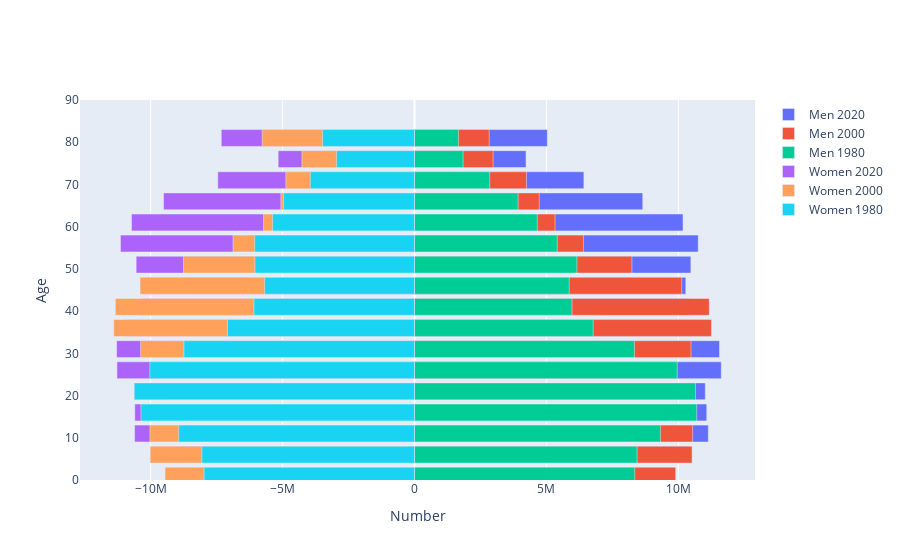
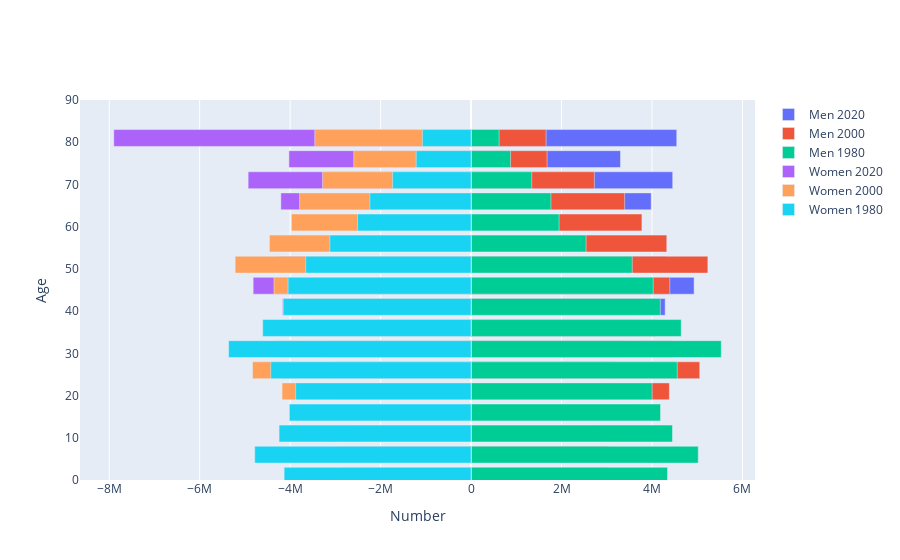
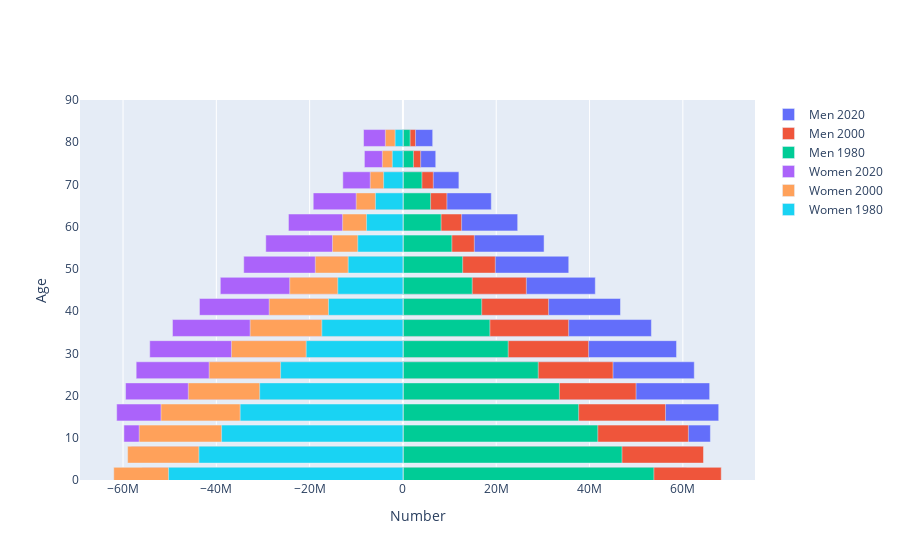

The notebook cell these images were saved under, in order:
### Markdown cell above
#### [Deliverable #B] Population Pyramids

### Code cell
age_ranges = []


py.init_notebook_mode(connected=True)

layout = go.Layout(barmode='overlay',
                   yaxis=go.layout.YAxis(range=[0, 90], title='Age'),
                   xaxis=go.layout.XAxis(title='Number'))

for i in range(0,80,5):
    age_ranges.append(f"{i:02d}"+f"{i+4:02d}")

age_ranges.append("80UP")

male_variables = {"SP.POP."+age_range+".MA":"Males "+age_range for age_range in age_ranges}
female_variables = {"SP.POP."+age_range+".FE":"Females "+age_range for age_range in age_ranges}

variables = male_variables
variables.update(female_variables)

def fun(country):
    df = wbdata.get_dataframe(variables,country=country)
    #print(df.query("date=='2020'").sum(axis=0))
    years = range(2020,1960,-20)

    # This makes a list of graphs, year by year
    bins = [go.Bar(x = df.loc[str(year),:].filter(regex="Male").values,
                   y = [int(s[:2])+1 for s in age_ranges],
                   orientation='h',
                   name='Men {:d}'.format(year),
                   hoverinfo='skip'
                  )
            for year in years]
          
    bins += [go.Bar(x = -df.loc[str(year),:].filter(regex="Female").values,
                    y=[int(s[:2])+1 for s in age_ranges],
                    orientation='h',
                    name='Women {:d}'.format(year),
                    hoverinfo='skip',
               )
             for year in years]
    return py.iplot(dict(data=bins, layout=layout))
fun("USA"), fun("JPN"), fun("IND")

### Figure 1 — Plotly figure (JSON) as saved in the notebook; plotly's stock layout.template omitted (floating-point values rounded to 4 significant figures)
{"data": [{"hoverinfo": "skip", "name": "Men 2020", "orientation": "h", "type": "bar", "x": [9852037, 10415215, 11134524, 11074742, 11019123, 11624147, 11558689, 11181191, 10435225, 10279751, 10472749, 10752175, 10175477, 8649632, 6418498, 4226158, 5034000], "y": [1, 6, 11, 16, 21, 26, 31, 36, 41, 46, 51, 56, 61, 66, 71, 76, 81]}, {"hoverinfo": "skip", "name": "Men 2000", "orientation": "h", "type": "bar", "x": [9898444, 10518857, 10540099, 10396671, 9868389, 9908320, 10477974, 11254467, 11169258, 10126185, 8238831, 6406275, 5326262, 4727958, 4243883, 2977707, 2831115], "y": [1, 6, 11, 16, 21, 26, 31, 36, 41, 46, 51, 56, 61, 66, 71, 76, 81]}, {"hoverinfo": "skip", "name": "Men 1980", "orientation": "h", "type": "bar", "x": [8345267, 8434806, 9318722, 10694760, 10646085, 9956338, 8335211, 6771445, 5969438, 5863150, 6154281, 5408826, 4651481, 3925982, 2850548, 1840663, 1664605], "y": [1, 6, 11, 16, 21, 26, 31, 36, 41, 46, 51, 56, 61, 66, 71, 76, 81]}, {"hoverinfo": "skip", "name": "Women 2020", "orientation": "h", "type": "bar", "x": [-9417512, -9939051, -10606984, -10599835, -10598207, -11275655, -11286312, -10952602, -10376717, -10278884, -10547806, -11141839, -10723886, -9509351, -7454420, -5166090, -7322597], "y": [1, 6, 11, 16, 21, 26, 31, 36, 41, 46, 51, 56, 61, 66, 71, 76, 81]}, {"hoverinfo": "skip", "name": "Women 2000", "orientation": "h", "type": "bar", "x": [-9452765, -10018506, -10025765, -9789863, -9440228, -9687313, -10378827, -11396616, -11335678, -10400031, -8754367, -6876681, -5720017, -5063828, -4874468, -4264887, -5771874], "y": [1, 6, 11, 16, 21, 26, 31, 36, 41, 46, 51, 56, 61, 66, 71, 76, 81]}, {"hoverinfo": "skip", "name": "Women 1980", "orientation": "h", "type": "bar", "x": [-7973204, -8056305, -8935016, -10366267, -10621192, -10030113, -8736416, -7088507, -6082404, -5677803, -6046650, -6055617, -5377922, -4960979, -3948229, -2951530, -3485241], "y": [1, 6, 11, 16, 21, 26, 31, 36, 41, 46, 51, 56, 61, 66, 71, 76, 81]}], "layout": {"barmode": "overlay", "xaxis": {"title": {"text": "Number"}}, "yaxis": {"range": [0, 90], "title": {"text": "Age"}}}}

### Figure 2 — Plotly figure (JSON) as saved in the notebook; plotly's stock layout.template omitted (floating-point values rounded to 4 significant figures)
{"data": [{"hoverinfo": "skip", "name": "Men 2020", "orientation": "h", "type": "bar", "x": [2284879, 2625371, 2783159, 2943234, 3110606, 3148065, 3353821, 3673190, 4290148, 4930324, 4316656, 3955075, 3672502, 3981641, 4457166, 3302958, 4546804], "y": [1, 6, 11, 16, 21, 26, 31, 36, 41, 46, 51, 56, 61, 66, 71, 76, 81]}, {"hoverinfo": "skip", "name": "Men 2000", "orientation": "h", "type": "bar", "x": [3003843, 3033523, 3276693, 3714694, 4383588, 5055504, 4447878, 4105435, 3915295, 4392986, 5234513, 4326537, 3777204, 3394437, 2726136, 1679972, 1658472], "y": [1, 6, 11, 16, 21, 26, 31, 36, 41, 46, 51, 56, 61, 66, 71, 76, 81]}, {"hoverinfo": "skip", "name": "Men 1980", "orientation": "h", "type": "bar", "x": [4341896, 5022119, 4452146, 4188326, 4003297, 4558299, 5530507, 4645839, 4183613, 4026799, 3563637, 2542497, 1945234, 1764403, 1340634, 872456, 619248], "y": [1, 6, 11, 16, 21, 26, 31, 36, 41, 46, 51, 56, 61, 66, 71, 76, 81]}, {"hoverinfo": "skip", "name": "Women 2020", "orientation": "h", "type": "bar", "x": [-2184919, -2507133, -2659429, -2807464, -2975536, -2995683, -3215782, -3563080, -4168331, -4818401, -4259599, -3934988, -3731605, -4205901, -4929367, -4027886, -7900294], "y": [1, 6, 11, 16, 21, 26, 31, 36, 41, 46, 51, 56, 61, 66, 71, 76, 81]}, {"hoverinfo": "skip", "name": "Women 2000", "orientation": "h", "type": "bar", "x": [-2873014, -2904431, -3138986, -3549810, -4179546, -4832694, -4290827, -3984777, -3832098, -4358073, -5216092, -4458319, -3972388, -3790787, -3283876, -2594112, -3456462], "y": [1, 6, 11, 16, 21, 26, 31, 36, 41, 46, 51, 56, 61, 66, 71, 76, 81]}, {"hoverinfo": "skip", "name": "Women 1980", "orientation": "h", "type": "bar", "x": [-4133476, -4783696, -4245161, -4018244, -3878547, -4428831, -5360805, -4607535, -4149064, -4046464, -3656834, -3122145, -2510434, -2239112, -1736072, -1213596, -1076035], "y": [1, 6, 11, 16, 21, 26, 31, 36, 41, 46, 51, 56, 61, 66, 71, 76, 81]}], "layout": {"barmode": "overlay", "xaxis": {"title": {"text": "Number"}}, "yaxis": {"range": [0, 90], "title": {"text": "Age"}}}}

### Figure 3 — Plotly figure (JSON) as saved in the notebook; plotly's stock layout.template omitted (floating-point values rounded to 4 significant figures)
{"data": [{"hoverinfo": "skip", "name": "Men 2020", "orientation": "h", "type": "bar", "x": [60771735, 63921193, 65906417, 67689391, 65745248, 62448056, 58647559, 53259451, 46635684, 41235304, 35543107, 30253405, 24594476, 18942792, 11995529, 7031714, 6376390], "y": [1, 6, 11, 16, 21, 26, 31, 36, 41, 46, 51, 56, 61, 66, 71, 76, 81]}, {"hoverinfo": "skip", "name": "Men 2000", "orientation": "h", "type": "bar", "x": [68232005, 64429036, 61193295, 56280636, 49970630, 45030641, 39795717, 35518381, 31220826, 26454908, 19799857, 15304864, 12572817, 9423233, 6508084, 3795007, 2693647], "y": [1, 6, 11, 16, 21, 26, 31, 36, 41, 46, 51, 56, 61, 66, 71, 76, 81]}, {"hoverinfo": "skip", "name": "Men 1980", "orientation": "h", "type": "bar", "x": [53787085, 46954924, 41762590, 37662851, 33539118, 29004364, 22564514, 18635081, 16882684, 14850780, 12799079, 10479785, 8176855, 5926583, 4062973, 2250373, 1535691], "y": [1, 6, 11, 16, 21, 26, 31, 36, 41, 46, 51, 56, 61, 66, 71, 76, 81]}, {"hoverinfo": "skip", "name": "Women 2020", "orientation": "h", "type": "bar", "x": [-55952175, -58262875, -59814870, -61362594, -59457333, -57184933, -54279610, -49403314, -43621841, -39150349, -34130103, -29401712, -24542975, -19232661, -12886752, -8263871, -8441710], "y": [1, 6, 11, 16, 21, 26, 31, 36, 41, 46, 51, 56, 61, 66, 71, 76, 81]}, {"hoverinfo": "skip", "name": "Women 2000", "orientation": "h", "type": "bar", "x": [-61990417, -59019333, -56535503, -51860295, -46007647, -41534897, -36757985, -32747184, -28665878, -24268857, -18789420, -15102522, -12933548, -10018390, -7005762, -4407697, -3764760], "y": [1, 6, 11, 16, 21, 26, 31, 36, 41, 46, 51, 56, 61, 66, 71, 76, 81]}, {"hoverinfo": "skip", "name": "Women 1980", "orientation": "h", "type": "bar", "x": [-50245543, -43737025, -38875390, -34890669, -30708253, -26227658, -20737139, -17389187, -15961777, -13967947, -11734038, -9684504, -7803194, -5893142, -4144094, -2281145, -1672350], "y": [1, 6, 11, 16, 21, 26, 31, 36, 41, 46, 51, 56, 61, 66, 71, 76, 81]}], "layout": {"barmode": "overlay", "xaxis": {"title": {"text": "Number"}}, "yaxis": {"range": [0, 90], "title": {"text": "Age"}}}}
